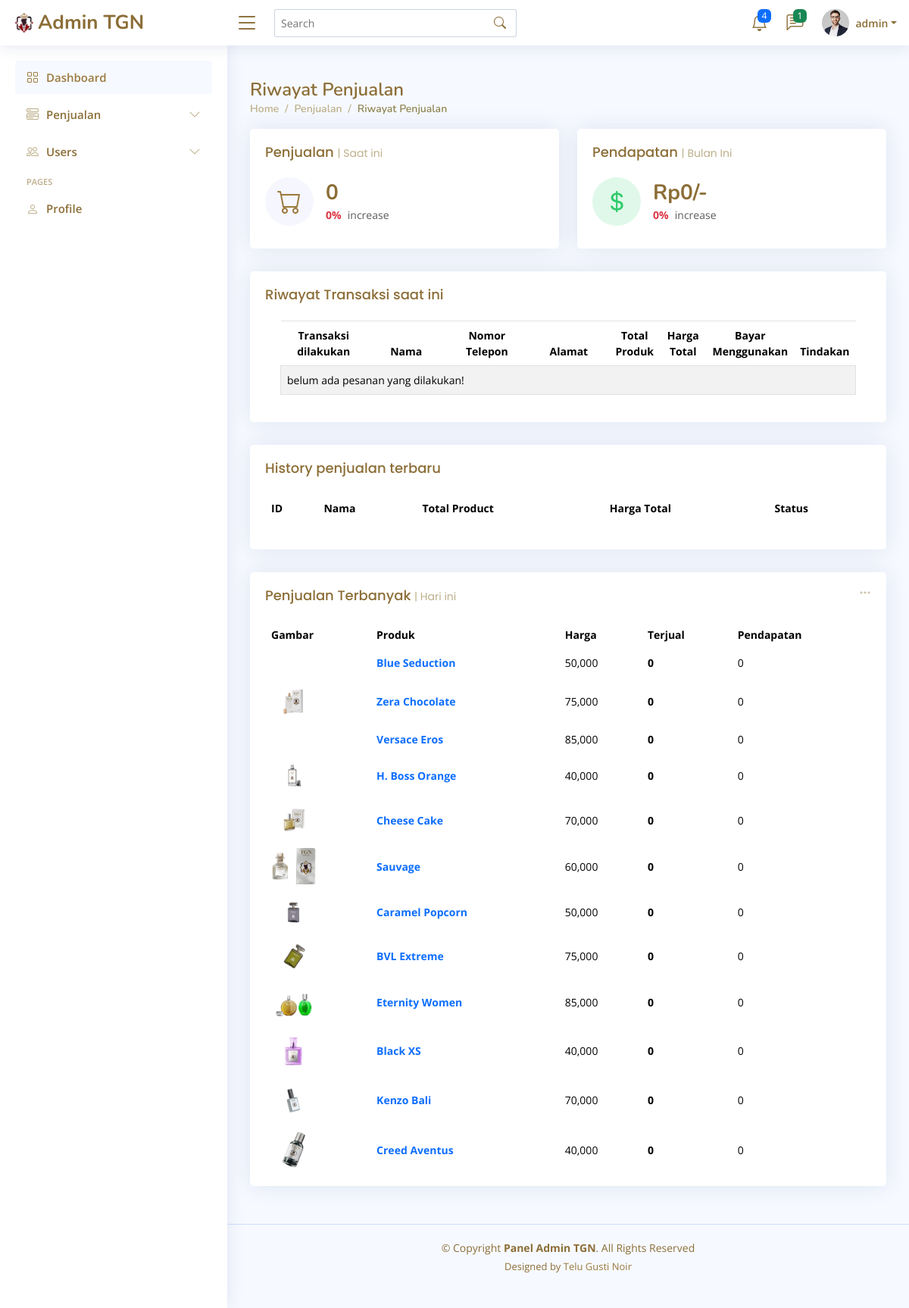
/Admin/penjualan-history-pesanan.php (signed in), run on an earlier commit of the app's database.
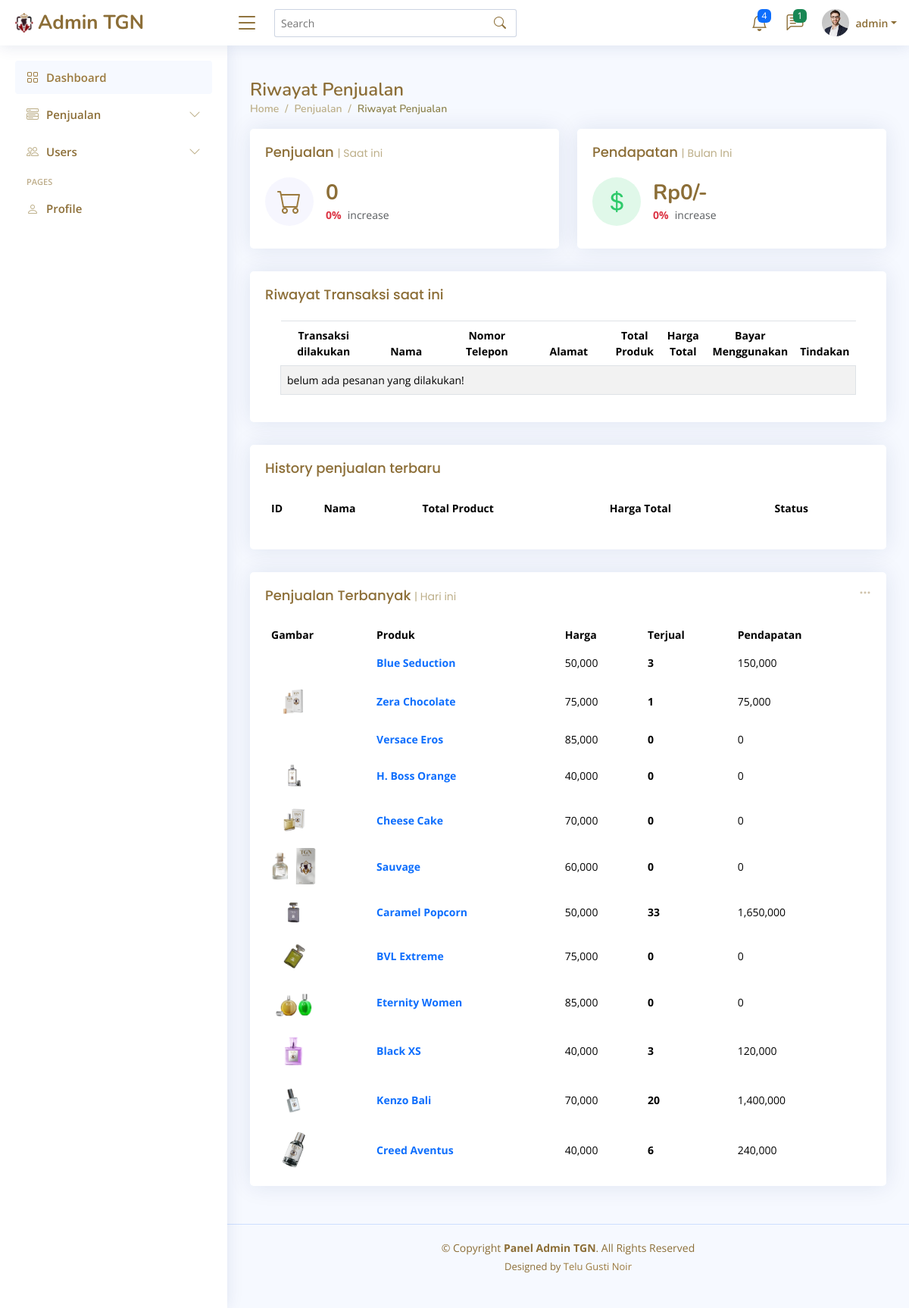
And on a later commit of the database.
### tables this page shows
CREATE TABLE `products` (
  `id` int(100) NOT NULL,
  `name` varchar(100) NOT NULL,
  `details` varchar(500) NOT NULL,
  `categories` varchar(50) NOT NULL,
  `ingredient` varchar(100) NOT NULL,
  `price` int(10) NOT NULL,
  `image` varchar(100) NOT NULL,
  `sold` int(11) NOT NULL
);

### Admin/penjualan-history-pesanan.php (the view, shortened to what the changed rows need)
<!DOCTYPE html>
<html lang="en">
<head>
  <link href="assets/vendor/bootstrap/css/bootstrap.min.css" rel="stylesheet">
  <link href="assets/vendor/bootstrap-icons/bootstrap-icons.css" rel="stylesheet">
  <link href="assets/vendor/boxicons/css/boxicons.min.css" rel="stylesheet">
  <link href="assets/vendor/quill/quill.snow.css" rel="stylesheet">
  <link href="assets/vendor/quill/quill.bubble.css" rel="stylesheet">
  <link href="assets/vendor/remixicon/remixicon.css" rel="stylesheet">
  <link href="assets/vendor/simple-datatables/style.css" rel="stylesheet">
  <link href="assets/css/style.css" rel="stylesheet">
</head>
<body>
  <?= include 'header.php' ?>
  <main id="main" class="main">
  <div class="pagetitle">
      <h1>Riwayat Penjualan</h1>
    </div>
    <section class="section dashboard">
      <div class="row">
        <div class="col-lg-12">
          <div class="row">
            <div class="col-12">
    <div class="card recent-sales overflow-auto">
        <div class="card-body pb-0">
            <div class="card-body">
                <div class="table-responsive">
                    <table class="table table-bordered table-striped">
                     <thead class="thead-dark">
                            <tr class="text-center">
                                <th scope="col" class="col-2">Transaksi dilakukan</th>
                                <th scope="col" class="col-2">Nama</th>
                                <th scope="col" class="col-2">Nomor Telepon</th>
                                <th scope="col" class="col-2">Alamat</th>
                                <th scope="col" class="col-1">Total Produk</th>
                                <th scope="col" class="col-1">Harga Total</th>
                                <th scope="col" class="col-1">Bayar Menggunakan</th>
                                <th scope="col" class="col-1">Tindakan</th>
                            </tr>
                        </thead>
                    </table>
                </div>
            </div>
        </div>
    </div>
</div>
            <div class="col-12">
              <div class="card recent-sales overflow-auto">
              <div class="card-body">
                <table class="table table-borderless datatable">
                  <thead>
                    <tr>
                      <th scope="col">ID</th>
                      <th scope="col">Nama</th>
                      <th scope="col">Total Product</th>
                      <th scope="col">Harga Total</th>
                      <th scope="col">Status</th>
                    </tr>
                  </thead>
        </table>
              </div>
            </div>
          </div>
          <div class="col-12">
              <div class="card top-selling overflow-auto">
                <div class="card-body pb-0">
                 <table class="table table-borderless">
                 <thead>
                 <tr>
                  <th scope="col">Gambar</th>
                  <th scope="col">Produk</th>
                  <th scope="col">Harga</th>
                  <th scope="col">Terjual</th>
                  <th scope="col">Pendapatan</th>
                 </tr>
                </thead>
                <tbody>
              <?php
            $select_products = $conn->query("SELECT * FROM products");
            while ($product = $select_products->fetch(PDO::FETCH_ASSOC)) {
                $image_location = "../assets/img/menu/{$product['image']}";
                $formatted_price = number_format($product['price']);
                $formatted_earnings = number_format($product['price'] * $product['sold']);
            ?>
                <tr>
                    <th scope="row"><a href="#"><img src="<?= $image_location; ?>" alt=""></a></th>
                    <td><a href="#" class="text-primary fw-bold"><?= $product['name']; ?></a></td>
                    <td><?= $formatted_price; ?></td>
                    <td class="fw-bold"><?= $product['sold']; ?></td>
                    <td><?= $formatted_earnings; ?></td>
                </tr>
            <?php }  ?>
            </tbody>
            </table>
          </div>
          </div>
    </section>
  </main>
</body>
</html>

What changed in the data, as far as the page shows it:
changed products "Blue Seduction": sold "0" → "3"; formatted_earnings "0" → "150,000"
changed products "Zera Chocolate": sold "0" → "1"; formatted_earnings "0" → "75,000"
changed products "Caramel Popcorn": sold "0" → "33"; formatted_earnings "0" → "1,650,000"
changed products "Black XS": sold "0" → "3"; formatted_earnings "0" → "120,000"
changed products "Kenzo Bali": sold "0" → "20"; formatted_earnings "0" → "1,400,000"
changed products "Creed Aventus": sold "0" → "6"; formatted_earnings "0" → "240,000"
